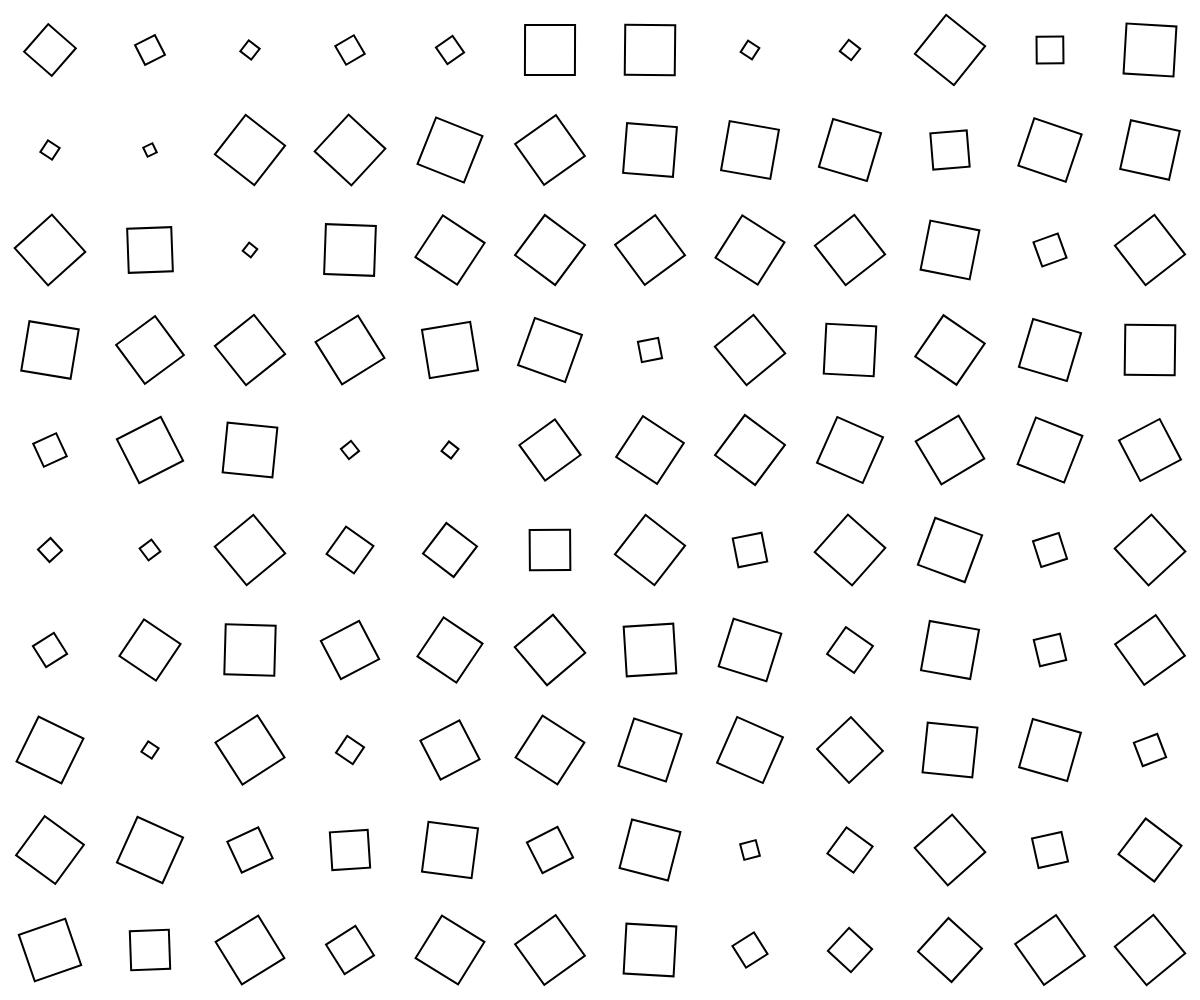
Frame 1 (no input)
Frame 60 (no input): identical to frame 1, image omitted
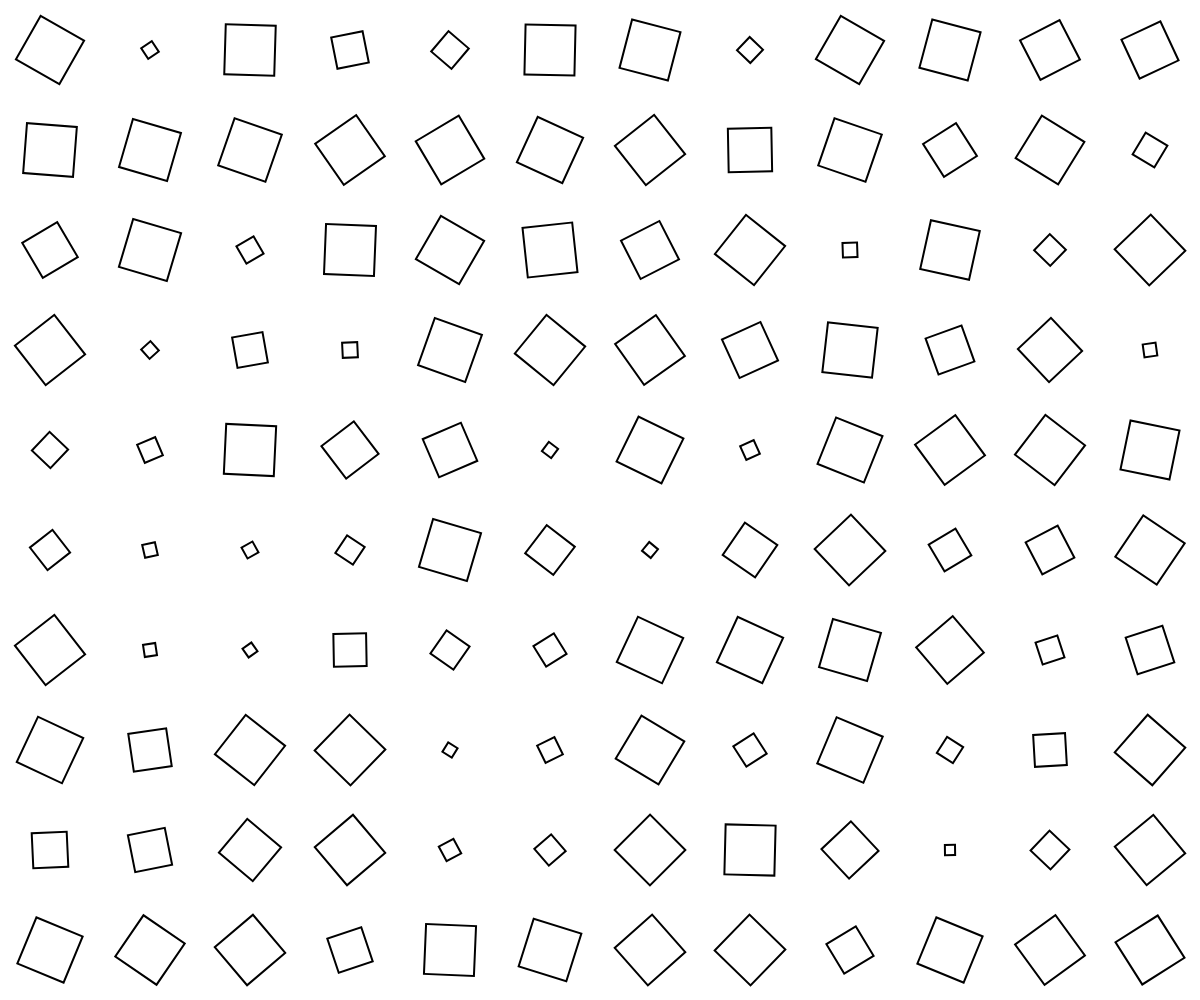
Frame 120 (the mouse pressed at the canvas centre since frame 60)

The p5.js sketch that drew these frames (run headless with seeded random() and noise() and a simulated clock; from frame 60 on, the mouse is pressed at the canvas centre):

// p5.js sketch
// ── sketch.js
/*
Inspired by works from Frieder Nake's Matrix Multiplication Series
*/

let cellSize;
let sign;
let seed =10;

function setup() {
  createCanvas(windowWidth, windowHeight);
  //Set rectangle mode to center (draw from center point)
  rectMode(CENTER);
  //Set angle mode to degrees(no PI)
  angleMode(DEGREES);
  //only have strokes
  noFill();
  stroke(0);
  strokeWeight(2);
}

function draw() {
  background(255);
  //Set the random seed to ensure the same pattern is generated each time
  randomSeed(seed);

  //Determine the size of each cell，take smallest value
  cellSize = min(width / 10, height / 10);

  // placing squares in a grid pattern
  // Start from center of the first cell
  for (let x = cellSize / 2; x < width; x += cellSize) {
    for (let y = cellSize / 2; y < height; y += cellSize) {
      push(); // Save the current transformation state
      translate(x, y); // Move the origin to the center of the current cell

      //Generate a random number between 0 and 1
      let chance = random(1);

      // 50% chance sign=1
      if (chance < 0.5) {
        sign = 1;
      } else {
        sign = -1;
      }

      //Generate a random angle between 0 and -60 or 0 and 60 based on sign
      let angle = random(0, -60 * sign);
      rotate(angle);

      // If the angle is negative, draw a square with a random size between 50% and 100% of cellSize
      // Otherwise, draw a square of full cell size
      if (angle < 0) {
        square(0, 0, cellSize * random(0.1, 0.5));
      } else {
        square(0, 0, cellSize * 0.5);
      }

      pop(); // Restore the original transformation state
    }
  }
}

// When the mouse is pressed, update the random seed to generate a new pattern
function mousePressed() {
  seed = random(50000);
}

function windowResized() {
  resizeCanvas(windowWidth, windowHeight);
}
